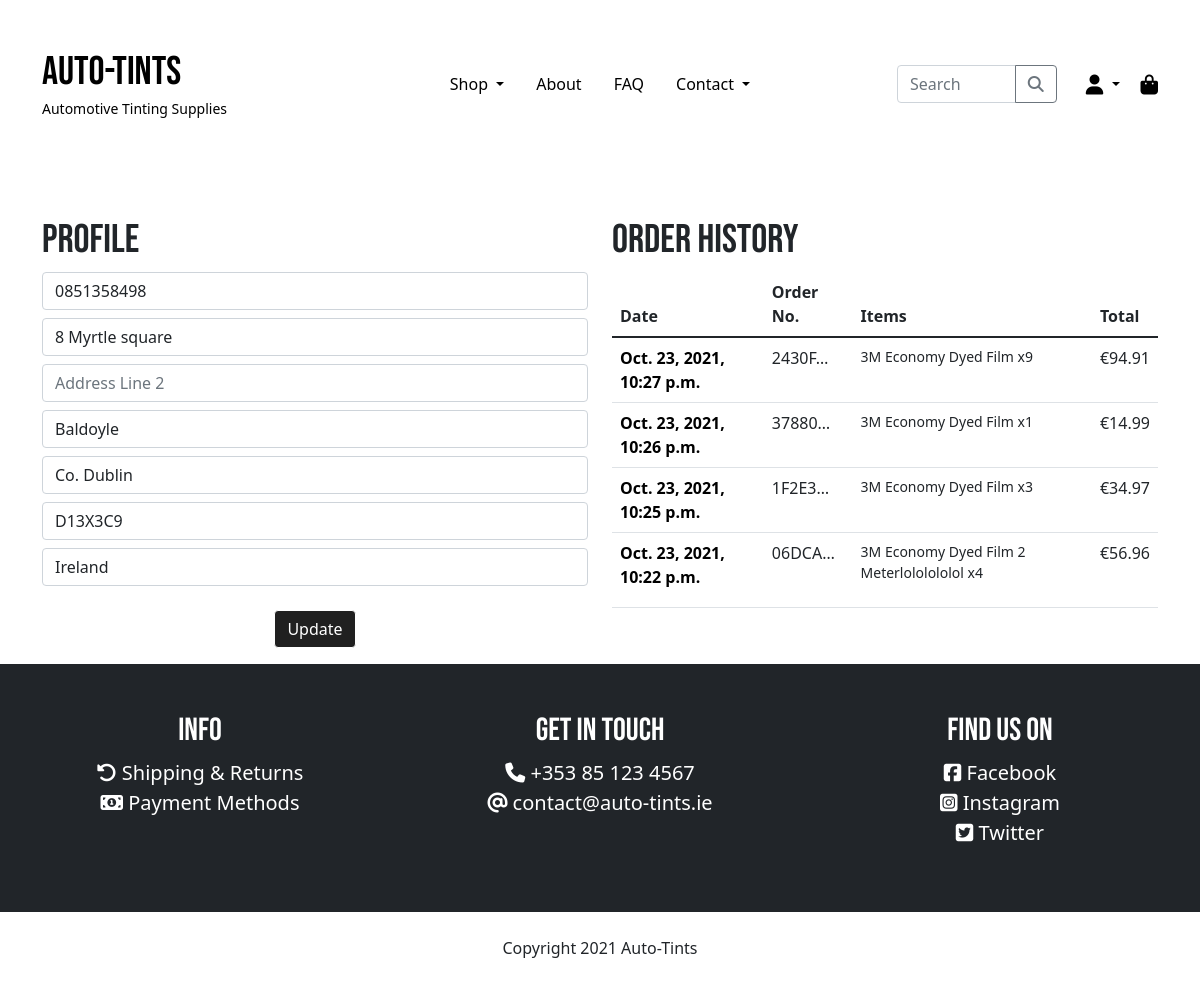
/profile/ (signed in), run on an earlier commit of the app's database.
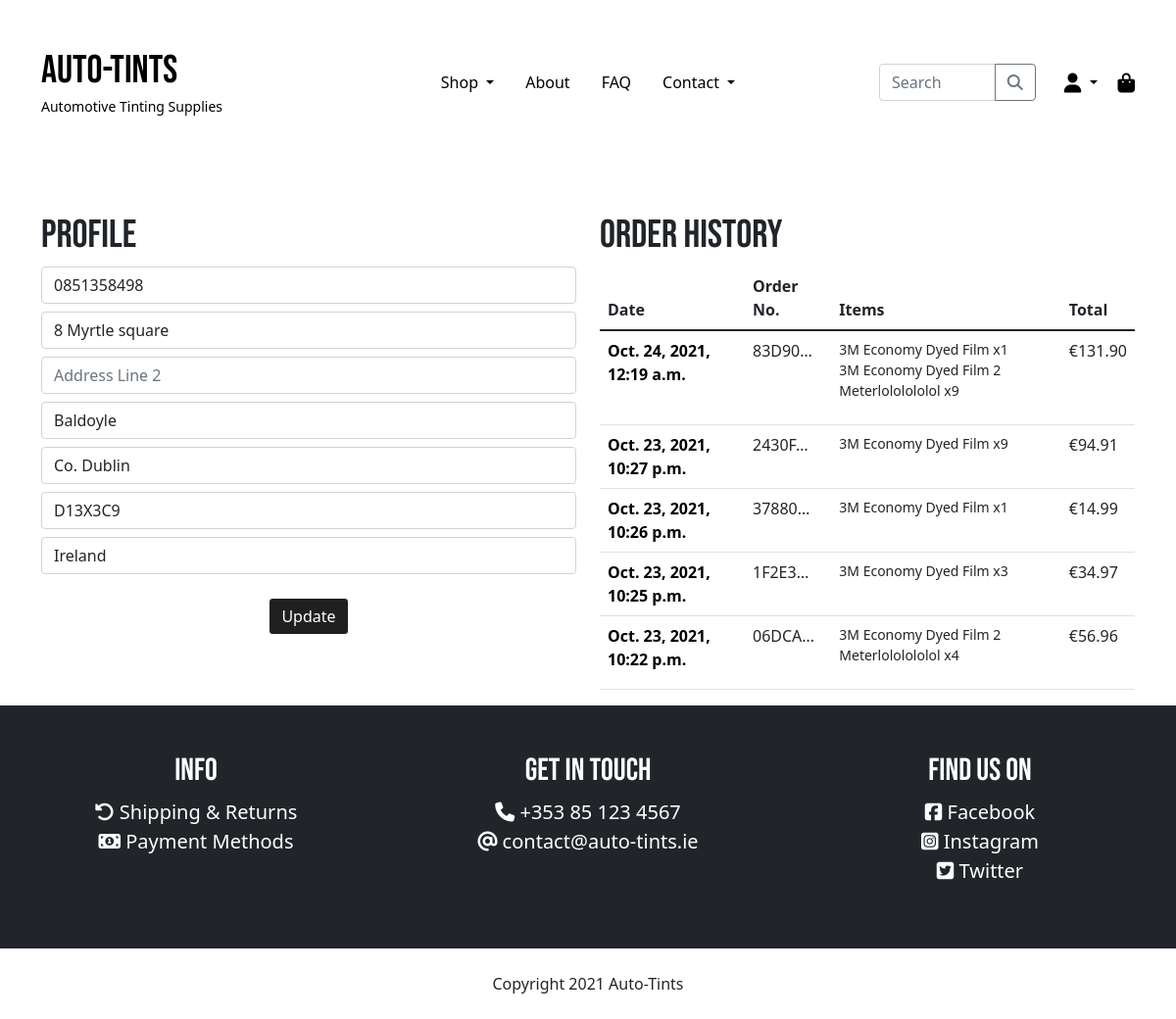
And on a later commit of the database.
### checkout/models.py (models this page shows, shortened)
class Order(models.Model):
    order_number = models.CharField(max_length=32, null=False, editable=False)
    user_profile = models.ForeignKey(UserProfile, on_delete=models.SET_NULL,
                                     null=True, blank=True, related_name='orders')
    full_name = models.CharField(max_length=50, null=False, blank=False)
    email = models.EmailField(max_length=254, null=False, blank=False)
    phone_number = models.CharField(max_length=20, null=False, blank=False)
    country = CountryField(blank_label="Country *", null=False, blank=False)
    postcode = models.CharField(max_length=20, null=True, blank=True)
    town_or_city = models.CharField(max_length=40, null=False, blank=False)
    street_address1 = models.CharField(max_length=80, null=False, blank=False)
    street_address2 = models.CharField(max_length=80, null=True, blank=True)
    county = models.CharField(max_length=80, null=True, blank=True)
    date = models.DateTimeField(auto_now_add=True)
    delivery_cost = models.DecimalField(max_digits=6, decimal_places=2, null=False, default=0)
    order_total = models.DecimalField(max_digits=10, decimal_places=2, null=False, default=0)
    grand_total = models.DecimalField(max_digits=10, decimal_places=2, null=False, default=0)
    original_cart = models.TextField(null=False, blank=False, default='')
    stripe_pid = models.CharField(max_length=254, null=False, blank=False, default='')

class OrderLineItem(models.Model):
    order = models.ForeignKey(Order, null=False, blank=False, on_delete=models.CASCADE, related_name='lineitems')
    product = models.ForeignKey(Product, null=False, blank=False, on_delete=models.CASCADE)
    quantity = models.IntegerField(null=False, blank=False, default=0)
    lineitem_total = models.DecimalField(max_digits=6, decimal_places=2, null=False, blank=False, editable=False)

### products/models.py (models this page shows, shortened)
class Product(models.Model):
    category = models.ForeignKey('Category', null=True, blank=True, on_delete=models.SET_NULL)
    sku = models.CharField(max_length=254, null=True, blank=True)
    name = models.CharField(max_length=254)
    description = models.TextField()
    price = models.DecimalField(max_digits=6, decimal_places=2)
    image = models.ImageField(default="noimage.jpg")

### pages/views.py (the view)
# urls.py: path('profile/', views.profile, name='profile'),
def profile(request):
    profile = get_object_or_404(UserProfile, user=request.user)
    if request.method == 'POST':
        form = UserProfileForm(request.POST, instance=profile)
        if form.is_valid():
            form.save()
            messages.success(request, 'Your details have been updated.')
        else:
            messages.error(request, 'Please ensure the form is valid.')
    else:
        form = UserProfileForm(instance=profile)
    orders = profile.orders.all().order_by('-date')
    context = {
        'orders': orders,
        'form': form
    }
    return render(request, 'pages/profiles/profile.html', context)

### pages/forms.py
class UserProfileForm(forms.ModelForm):
    class Meta:
        model = UserProfile
        exclude = {'user'}
    def __init__(self, *args, **kwargs):
        super().__init__(*args, **kwargs)
        placeholders = {
            'default_phone_number': 'Phone Number',
            'default_street_address1': 'Address Line 1',
            'default_street_address2': 'Address Line 2',
            'default_town_or_city': 'Town or City',
            'default_postcode': 'Post Code',
            'default_county': 'County',
            'default_country': 'Country'
        }
        self.fields['default_phone_number'].widget.attrs['autofocus'] = True
        for field in self.fields:
            if field != 'default_country':
                if self.fields[field].required:
                    placeholder = f'{placeholders[field]} *'
                else:
                    placeholder = placeholders[field]
                self.fields[field].widget.attrs['placeholder'] = placeholder
            self.fields[field].label = False

### auto_tints/context_processors.py (called while the page is built)
def get_categories(request):
    categories = Category.objects.all()
    context = {
        'categories': categories,
    }
    return context

### pages/templates/pages/profiles/profile.html (shortened to what this page needs)
{% extends "base.html" %}
{% load static %}
{% block content %}
<div class="container">
    <div class="row">
        <div class="col-12 col-md-6">
            <h1 class="mt-5">Profile</h1>
            <form action="{% url 'profile' %}" method="POST" id="user-profile-form">
                {{ form|crispy }}
                <div class="text-center">
                    <button type="submit" class="btn btn-black my-3">Update</button>
                </div>
            </form>
        </div>
        <div class="col-12 col-md-6">
            <h1 class="mt-5">Order History</h1>
            <table class="table order-history">
                <thead>
                  <tr>
                    <th scope="col">Date</th>
                    <th scope="col">Order No.</th>
                    <th scope="col">Items</th>
                    <th scope="col">Total</th>
                  </tr>
                </thead>
                <tbody>
                    {% for order in orders %}
                        <tr>
                            <th scope="row">
                                <a href="{% url 'order_history' order.order_number %}">{{ order.date }}</a>
                            </th>
                            <td title="{{ order.order_number }}">
                                {{ order.order_number|truncatechars:6 }}
                            </td>
                            <td>
                                <ul class="list-unstyled">
                                    {% for item in order.lineitems.all %}
                                        <li class="small">{{ item.product.name }} x{{ item.quantity }}</li>
                                    {% endfor %}
                                </ul>
                            </td>
                            <td>
                                €{{ order.grand_total }}
                            </td>
                        </tr>
                    {% endfor %}
                </tbody>
              </table>
        </div>
    </div>
</div>
{% endblock %}

What changed in the data, as far as the page shows it:
added Order: date "Oct. 24, 2021, 12:19 a.m.", order_number "83D90…", grand_total "131.90"
added OrderLineItem: product.name "3M Economy Dyed Film", quantity "1", shown under "Oct. 24, 2021, 12:19 a.m."
added OrderLineItem: product.name "3M Economy Dyed Film 2 Meterlololololol", quantity "9", shown under "Oct. 24, 2021, 12:19 a.m."
